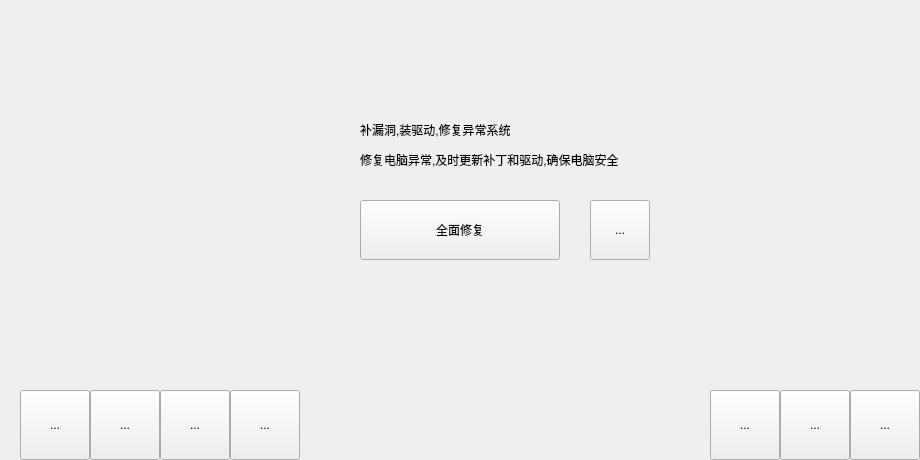
<?xml version="1.0" encoding="UTF-8"?>
<ui version="4.0">
    <class>FixWidget</class>
    <widget class="QWidget" name="FixWidget">
        <property name="geometry">
            <rect>
                <x>0</x>
                <y>0</y>
                <width>920</width>
                <height>460</height>
            </rect>
        </property>
        <property name="windowTitle">
            <string>Form</string>
        </property>
        <widget class="QWidget" name="home" native="true">
            <property name="geometry">
                <rect>
                    <x>0</x>
                    <y>0</y>
                    <width>920</width>
                    <height>460</height>
                </rect>
            </property>
            <widget class="QLabel" name="subtitle">
                <property name="geometry">
                    <rect>
                        <x>360</x>
                        <y>150</y>
                        <width>400</width>
                        <height>20</height>
                    </rect>
                </property>
                <property name="text">
                    <string>修复电脑异常,及时更新补丁和驱动,确保电脑安全</string>
                </property>
            </widget>
            <widget class="QPushButton" name="roundButton">
                <property name="geometry">
                    <rect>
                        <x>360</x>
                        <y>200</y>
                        <width>200</width>
                        <height>60</height>
                    </rect>
                </property>
                <property name="text">
                    <string>全面修复</string>
                </property>
            </widget>
            <widget class="QWidget" name="iconWidget" native="true">
                <property name="geometry">
                    <rect>
                        <x>110</x>
                        <y>90</y>
                        <width>190</width>
                        <height>190</height>
                    </rect>
                </property>
            </widget>
            <widget class="QLabel" name="title">
                <property name="geometry">
                    <rect>
                        <x>360</x>
                        <y>110</y>
                        <width>400</width>
                        <height>40</height>
                    </rect>
                </property>
                <property name="text">
                    <string>补漏洞,装驱动,修复异常系统</string>
                </property>
            </widget>
            <widget class="QToolButton" name="tb6">
                <property name="geometry">
                    <rect>
                        <x>710</x>
                        <y>390</y>
                        <width>70</width>
                        <height>70</height>
                    </rect>
                </property>
                <property name="text">
                    <string>...</string>
                </property>
            </widget>
            <widget class="QToolButton" name="tb7">
                <property name="geometry">
                    <rect>
                        <x>780</x>
                        <y>390</y>
                        <width>70</width>
                        <height>70</height>
                    </rect>
                </property>
                <property name="text">
                    <string>...</string>
                </property>
            </widget>
            <widget class="QToolButton" name="tb8">
                <property name="geometry">
                    <rect>
                        <x>850</x>
                        <y>390</y>
                        <width>70</width>
                        <height>70</height>
                    </rect>
                </property>
                <property name="text">
                    <string>...</string>
                </property>
            </widget>
            <widget class="QToolButton" name="tb1">
                <property name="geometry">
                    <rect>
                        <x>590</x>
                        <y>200</y>
                        <width>60</width>
                        <height>60</height>
                    </rect>
                </property>
                <property name="text">
                    <string>...</string>
                </property>
            </widget>
            <widget class="QToolButton" name="tb2">
                <property name="geometry">
                    <rect>
                        <x>20</x>
                        <y>390</y>
                        <width>70</width>
                        <height>70</height>
                    </rect>
                </property>
                <property name="text">
                    <string>...</string>
                </property>
            </widget>
            <widget class="QToolButton" name="tb3">
                <property name="geometry">
                    <rect>
                        <x>90</x>
                        <y>390</y>
                        <width>70</width>
                        <height>70</height>
                    </rect>
                </property>
                <property name="text">
                    <string>...</string>
                </property>
            </widget>
            <widget class="QToolButton" name="tb4">
                <property name="geometry">
                    <rect>
                        <x>160</x>
                        <y>390</y>
                        <width>70</width>
                        <height>70</height>
                    </rect>
                </property>
                <property name="text">
                    <string>...</string>
                </property>
            </widget>
            <widget class="QToolButton" name="tb5">
                <property name="geometry">
                    <rect>
                        <x>230</x>
                        <y>390</y>
                        <width>70</width>
                        <height>70</height>
                    </rect>
                </property>
                <property name="text">
                    <string>...</string>
                </property>
            </widget>
        </widget>
        <widget class="QWidget" name="background" native="true">
            <property name="geometry">
                <rect>
                    <x>0</x>
                    <y>0</y>
                    <width>920</width>
                    <height>460</height>
                </rect>
            </property>
        </widget>
        <zorder>background</zorder>
        <zorder>home</zorder>
    </widget>
    <resources/>
    <connections/>
</ui>
